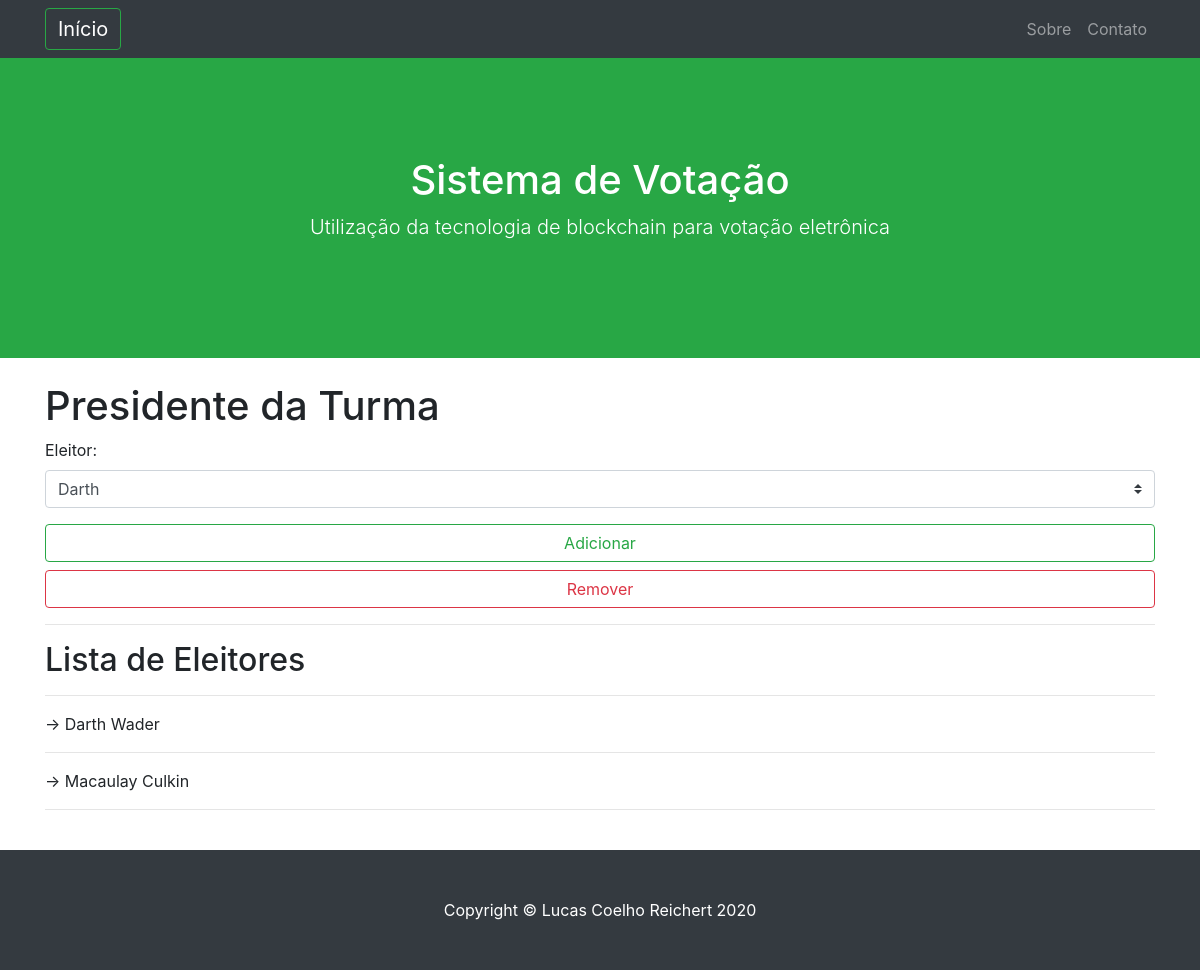
Page /eleicoes/adicionarEleitores/2 on the earlier database version.
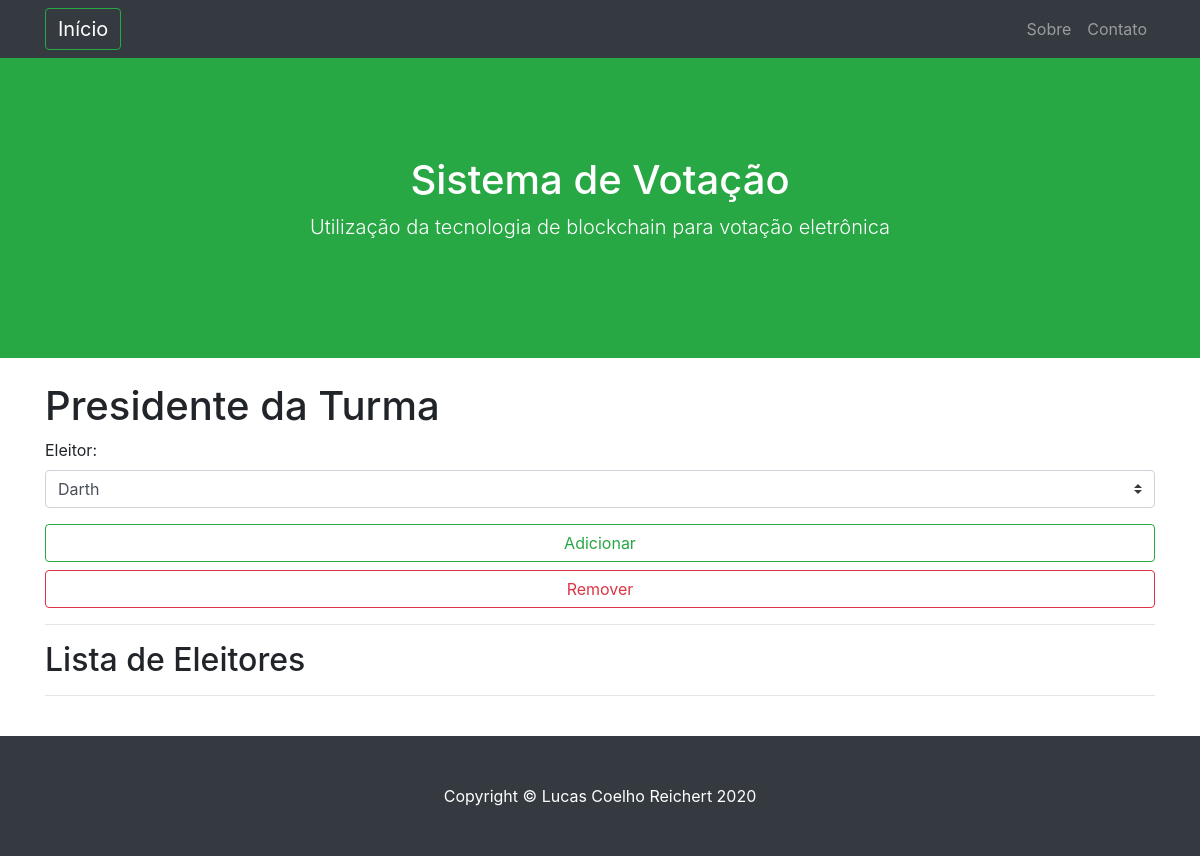
Same page on the later database version.
### eleicoes/models.py (models this page shows, shortened)
class Eleicao_eleitor(models.Model):
    eleicao = models.ForeignKey(Eleicao, on_delete=models.CASCADE, default="") #chave estrangeira da tabela eleicao
    eleitor = models.ForeignKey(Usuario, on_delete=models.CASCADE, default="") #chave estrangeira da tabela usuario

### usuarios/models.py (models this page shows, shortened)
class Usuario(models.Model):
    usuario = models.CharField(max_length=40)
    nome =  models.CharField(max_length=40)
    sobrenome =  models.CharField(max_length=40)
    email = models.EmailField(max_length=100)
    senha = models.CharField(max_length=50)
    foto = models.FileField(upload_to=get_file_path) #chamando a função de definição de nome para nomear o arquivo recebido
    tipo = models.CharField(max_length=20, choices=(("Administrador", _("Administrador")),  #criação do modelo de opções do tipo de usuário
                                        ("Eleitor", _("Eleitor")),
                                        ("Candidato", _("Candidato"))),
                                default="Eleitor") # vai definir Eleitor como a opção default
    curso = models.ForeignKey(Curso, on_delete=models.CASCADE, default="") #chave estrangeira da tabela curso
    def __str__(self):
        return self.nome

### eleicoes/views.py (the view)
# urls.py: url(r'^adicionarEleitores/(?P<pk>[0-9]+)$', views.cadastro_eleicao_eleitores, name='addEleitores'),
def cadastro_eleicao_eleitores(request, pk): #  ligação entre as tabelas eleições e seus respectivos candidatos
    eleicao = get_object_or_404(Eleicao, pk=pk) # criando um objeto de eleicao para ser utilizado na tela de adição de candidatos
    eleicao_eleitores = Eleicao_eleitor.objects.all() # buscando os objetos referentes aos candidatos da eleição objeto de candidatos para ser utilizado na tela de adição de candidatos
    existe=False
    if request.method == 'POST': # se o formulário foi submetido
        form = CadastroFormEleicao_eleitores(request.POST) # Criar o formulário
        if form.is_valid(): # se todos os campos forem inseridos corretamente
            aux = form.save(commit=False)
            aux.eleicao = eleicao # realizando a ligação da tabela eleição com Eleicao_eleitores
            for e_e in eleicao_eleitores: #só permitir um cadastro de cada eleitor
                if e_e.eleitor.pk == aux.eleitor.pk and e_e.eleicao.pk == eleicao.pk : #teste para verificar se já há o registro no banco
                    existe = True; # caso exista, existe vira true
            if request.POST['bt'] == "adicionar":
                print('adicionar')
                if not existe: # realiza o commit apenas se não existir o registro no banco
                    aux.save();
            if request.POST['bt'] == "remover": #caso seja clicado no botão remover, será deletado o registro que contém o respectivo eleitor na respectiva eleição
                print('remover')
                Eleicao_eleitor.objects.filter(eleicao__pk=pk, eleitor=aux.eleitor).delete() #encontrar o respectiva linha na tabela e depois deletar a mesma
            return redirect('addEleitores', pk)
    else:
        form = CadastroFormEleicao_eleitores()
    eleicao_eleitores = Eleicao_eleitor.objects.filter(eleicao__pk=pk)
    context = { # variável utilizada para encaminhar as informações para a tela de cadastro
        'form': form,
        'eleicao': eleicao,
        'eleicao_eleitores': eleicao_eleitores,
    }
    return render(request, 'eleicoes/addEleitores.html', context)

### eleicoes/forms.py
class CadastroFormEleicao_eleitores(forms.ModelForm):
    class Meta:
        model = Eleicao_eleitor #definindo o modelo
        fields = ('eleitor',) # selecionando os campos do modelo que serão utilizados
        widgets = { #estilizando os campos com css e definindo
            'eleitor': forms.Select(attrs={'class': 'custom-select', 'maxlenght': 50}), #select para selecionar o eleitor de outra tabela (a chave estrangeira foi definida no model)
        }
        error_messages = { #pesquisar melhor sobre tipos de erros para deixar mais funcional
            'eleitor': {
                'required': 'O campo sobrenome é obrigatório'
            },
        }

### eleicoes/templates/eleicoes/addEleitores.html
{% extends "base.html" %}
{% load static %}
{% block content %}
    <h1>{{eleicao.nome}}</h1>
    <form method="POST" class="post-form">{% csrf_token %}
        <p>
            <label for='id_eleitor'>Eleitor: </label>{{form.eleitor}}
        </p>
        <button type="submit" class="btn btn-outline-success btn-block" name="bt" value="adicionar">Adicionar</button>
        <button type="submit" class="btn btn-outline-danger btn-block" name="bt" value="remover">Remover</button>
    </form>
    <hr>
    <h2>Lista de Eleitores</h2>
    {% for eleicao_eleitor in eleicao_eleitores %}
        <hr>
            -> {{eleicao_eleitor.eleitor}} {{eleicao_eleitor.eleitor.sobrenome}}
    {% endfor %}
    <hr>
{% endblock %}

Differences in the rows shown:
removed Eleicao_eleitor: eleitor "Darth", eleitor.sobrenome "Wader"
removed Eleicao_eleitor: eleitor "Macaulay", eleitor.sobrenome "Culkin"
